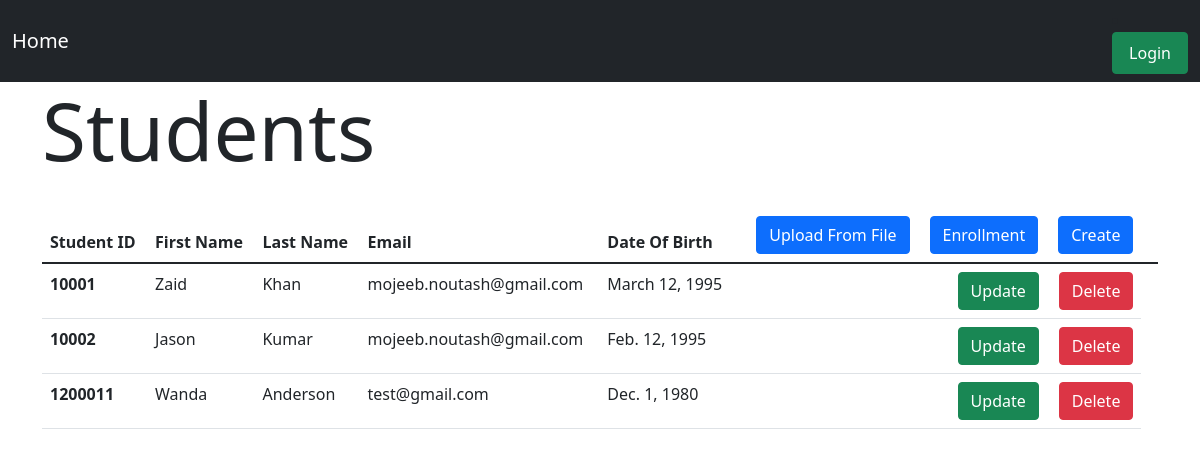
Before: /students with the older database file.
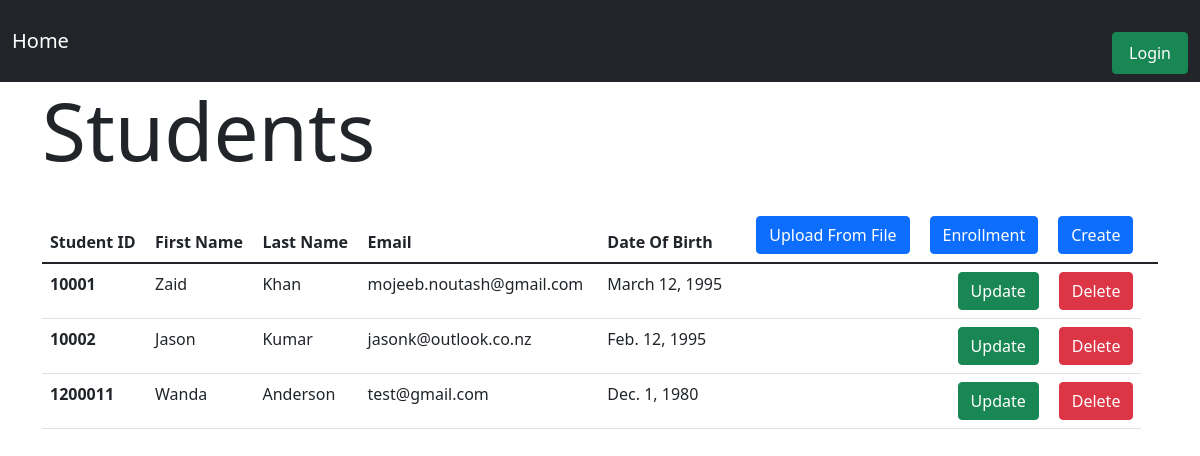
After: the same page with the newer database file.
### gradebook/models.py (models this page shows, shortened)
class Student(models.Model):
    user = models.OneToOneField(User, null=True, on_delete=models.CASCADE)
    studentID = models.PositiveIntegerField(null=False, blank=False, unique=True)
    firstName = models.CharField(max_length=50, null=False, blank=False)
    lastName = models.CharField(max_length=50, null=False, blank=False)
    email = models.EmailField(max_length=254, null=False, blank=False)
    dateOfBirth = models.DateField(null=False, blank=False)

### gradebook/views.py (the view)
# urls.py: path('students', ListStudentsView.as_view(), name='list_students'),
class ListStudentsView(ListView):
    model = Student
    template_name = 'student/list_students.html'

### gradebook/templates/student/list_students.html (shortened to what this page needs)
{% extends "base.html" %}
{% block content %}
    <h1 class="display-1" style="margin-bottom: 30px">Students</h1>
    <table class="table">
  <thead>
    <tr>
      <th scope="col">Student ID</th>
      <th scope="col">First Name</th>
      <th scope="col">Last Name</th>
      <th scope="col">Email</th>
      <th scope="col">Date Of Birth</th>
      <th>
          <a href="{% url "create_student" %}" class="btn btn-primary" style="float: right;">Create</a>
          <a href="{% url "list_student_enrolment" %}" class="btn btn-primary" style="float: right;margin-right: 20px">Enrollment</a>
          <a href="{% url "upload_student" %}" class="btn btn-primary" style="float: right;margin-right: 20px">Upload From File</a>
      </th>
      <th></th>
    </tr>
  </thead>
  <tbody>
  {% for student in object_list %}
    <tr>
      <th scope="row">{{ student.studentID }}</th>
      <td>{{ student.firstName }}</td>
      <td>{{ student.lastName }}</td>
      <td>{{ student.email }}</td>
      <td>{{ student.dateOfBirth }}</td>
      <td>
          <a href="{% url "delete_student" student.id %}" class="btn btn-danger" style="float: right">Delete</a>
          <a href="{% url "update_student" student.id %}" class="btn btn-success" style="float: right; margin-right: 20px">Update</a>
      </td>
    </tr>
  {% endfor %}
  </tbody>
</table>
{% endblock %}

Changed rows visible on the page:
changed Student "Jason": email "mojeeb.noutash@gmail.com" → "jasonk@outlook.co.nz"
